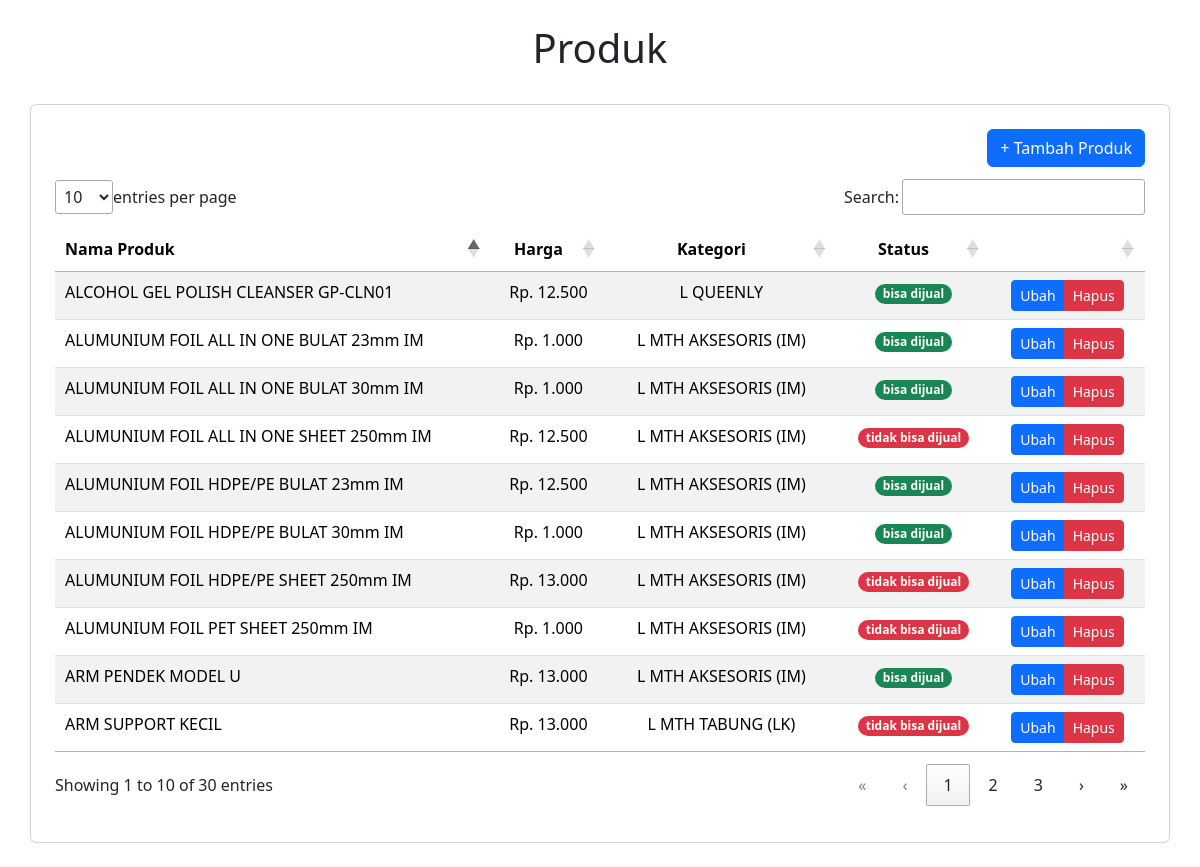
The page / on the database its author committed.
### tables this page shows
CREATE TABLE `produk` (
  `id_produk` int(11) NOT NULL,
  `nama_produk` varchar(255) NOT NULL,
  `harga` decimal(10,2) NOT NULL,
  `kategori_id` int(11) DEFAULT NULL,
  `status_id` int(11) DEFAULT NULL
);

CREATE TABLE `kategori` (
  `id_kategori` int(11) NOT NULL,
  `nama_kategori` varchar(100) NOT NULL
);

CREATE TABLE `status` (
  `id_status` int(11) NOT NULL,
  `nama_status` varchar(100) NOT NULL
);

### application/controllers/Produk.php (called while the page is built, shortened)
<?php
class Produk extends CI_Controller
{
	public function __construct()
	{
		$this->load->model('M_Produk');
		$this->load->model('M_Kategori');
		$this->load->model('M_Status');
	}
	public function index()
	{
		$data['produk'] = $this->M_Produk->getAll();
		$this->load->view('produk', $data);
	}
}

### index.php (called while the page is built, shortened)
<?php
require_once BASEPATH.'core/CodeIgniter.php';

### application/models/M_Produk.php (called while the page is built, shortened)
<?php
class M_Produk extends CI_Model
{
    function getAll()
    {
        return $this->db->select('*')
            ->from('produk')
            ->join('kategori', 'produk.kategori_id = kategori.id_kategori', 'left')
            ->join('status', 'produk.status_id = status.id_status', 'left')
            ->get()->result();
    }
}

### application/views/produk.php (the view, shortened to what this page needs)
<!DOCTYPE html>
<html lang="en">
<head>
	<link rel="stylesheet" href="<?= base_url("assets") ?>/css/bootstrap.min.css">
	<link rel="stylesheet" href="<?= base_url("assets") ?>/css/global.css">
	<link rel="stylesheet" href="<?= base_url("assets") ?>/css/dataTables.dataTables.css">
</head>
<body>
	<div class="container">
		<div class="row">
			<div class="py-4">
				<div class="col-12">
					<h1 class="text-center">Produk</h1>
				</div>
			</div>
		</div>
		<div class="row">
			<div class="card py-4 px-4 mb-4">
				<div class="col-12">
					<div class="float-end">
						<a href="<?= base_url('produk/tambah') ?>" class="btn btn-primary">+ Tambah Produk</a>
					</div>
				</div>
				<table class="table table-striped" id="table">
					<thead>
						<th width="40%">Nama Produk</th>
						<th class="text-center">Harga</th>
						<th class="text-center">Kategori</th>
						<th class="text-center">Status</th>
						<th></th>
					</thead>
					<tbody>
						<?php foreach ($produk as $row) : ?>
							<tr>
								<td><?= $row->nama_produk ?></td>
								<td class="text-center">Rp. <?= number_format($row->harga, 0, ",", ".") ?></td>
								<td class="text-center"><?= $row->nama_kategori ?></td>
								<td class="text-center"><span class="badge rounded-pill text-bg-<?php if ($row->nama_status === 'bisa dijual') {
																									echo 'success';
																								} else {
																									echo 'danger';
																								} ?>"><?= $row->nama_status ?></span></td>
								<td class="text-center">
									<div class="btn-group btn-group-sm" role="group">
										<a href="<?= base_url("produk/ubah/" . $row->id_produk) ?>" class="btn btn-primary">Ubah</a>
										<button type="button" class="btn btn-danger btn-delete" data-bs-toggle="modal" data-bs-target="#modalHapus" data-id="<?= $row->id_produk ?>" data-name="<?= $row->nama_produk ?>">Hapus</button>
									</div>
								</td>
							</tr>
						<?php endforeach ?>
					</tbody>
				</table>
			</div>
		</div>
	</div>
</body>
</html>

### assets/css/global.css (style rules this page uses)
html, body, :root { height: 100%; }

### assets/css/dataTables.dataTables.css (style rules this page uses)
:root { --dt-row-selected: 13, 110, 253; --dt-row-selected-text: 255, 255, 255; --dt-row-selected-link: 9, 10, 11; --dt-row-stripe: 0, 0, 0; --dt-row-hover: 0, 0, 0; --dt-column-ordering: 0, 0, 0; --dt-html-background: white; }
table.dataTable thead > tr > th.dt-orderable-asc, table.dataTable thead > tr > th.dt-orderable-desc, table.dataTable thead > tr > th.dt-ordering-asc, table.dataTable thead > tr > th.dt-ordering-desc, table.dataTable thead > tr > td.dt-orderable-asc, table.dataTable thead > tr > td.dt-orderable-desc, table.dataTable thead > tr > td.dt-ordering-asc, table.dataTable thead > tr > td.dt-ordering-desc { position: relative; padding-right: 30px; }
table.dataTable thead > tr > th.dt-orderable-asc, table.dataTable thead > tr > th.dt-orderable-desc, table.dataTable thead > tr > td.dt-orderable-asc, table.dataTable thead > tr > td.dt-orderable-desc { cursor: pointer; }
table.dataTable th, table.dataTable td { box-sizing: border-box; }
table.dataTable thead th, table.dataTable thead td, table.dataTable tfoot th, table.dataTable tfoot td { text-align: left; }
:root { --dt-row-hover-alpha: 0.035; --dt-row-stripe-alpha: 0.023; --dt-column-ordering-alpha: 0.019; --dt-row-selected-stripe-alpha: 0.923; --dt-row-selected-column-ordering-alpha: 0.919; }
table.dataTable { width: 100%; margin: 0 auto; border-spacing: 0; }
table.dataTable thead th, table.dataTable tfoot th { font-weight: bold; }
table.dataTable > thead > tr > th, table.dataTable > thead > tr > td { padding: 10px; border-bottom: 1px solid rgba(0, 0, 0, 0.3); }
table.dataTable > tbody > tr { background-color: transparent; }
table.dataTable > tbody > tr:first-child > * { border-top: none; }
table.dataTable > tbody > tr:last-child > * { border-bottom: none; }
table.dataTable > tbody > tr > th, table.dataTable > tbody > tr > td { padding: 8px 10px; }
div.dt-container div.dt-layout-full > *:only-child { margin-left: auto; margin-right: auto; }
div.dt-container.dt-empty-footer tbody > tr:last-child > * { border-bottom: 1px solid rgba(0, 0, 0, 0.3); }

### rows shown on the page
produk: nama_produk "ALCOHOL GEL POLISH CLEANSER GP-CLN01", harga "12.500", kategori.nama_kategori "L QUEENLY", status.nama_status "bisa dijual"
produk: nama_produk "ALUMUNIUM FOIL ALL IN ONE BULAT 23mm IM", harga "1.000", kategori.nama_kategori "L MTH AKSESORIS (IM)", status.nama_status "bisa dijual"
produk: nama_produk "ALUMUNIUM FOIL ALL IN ONE BULAT 30mm IM", harga "1.000", kategori.nama_kategori "L MTH AKSESORIS (IM)", status.nama_status "bisa dijual"
produk: nama_produk "ALUMUNIUM FOIL ALL IN ONE SHEET 250mm IM", harga "12.500", kategori.nama_kategori "L MTH AKSESORIS (IM)", status.nama_status "tidak bisa dijual"
produk: nama_produk "ALUMUNIUM FOIL HDPE/PE BULAT 23mm IM", harga "12.500", kategori.nama_kategori "L MTH AKSESORIS (IM)", status.nama_status "bisa dijual"
produk: nama_produk "ALUMUNIUM FOIL HDPE/PE BULAT 30mm IM", harga "1.000", kategori.nama_kategori "L MTH AKSESORIS (IM)", status.nama_status "bisa dijual"
produk: nama_produk "ALUMUNIUM FOIL HDPE/PE SHEET 250mm IM", harga "13.000", kategori.nama_kategori "L MTH AKSESORIS (IM)", status.nama_status "tidak bisa dijual"
produk: nama_produk "ALUMUNIUM FOIL PET SHEET 250mm IM", harga "1.000", kategori.nama_kategori "L MTH AKSESORIS (IM)", status.nama_status "tidak bisa dijual"
produk: nama_produk "ARM PENDEK MODEL U", harga "13.000", kategori.nama_kategori "L MTH AKSESORIS (IM)", status.nama_status "bisa dijual"
produk: nama_produk "ARM SUPPORT KECIL", harga "13.000", kategori.nama_kategori "L MTH TABUNG (LK)", status.nama_status "tidak bisa dijual"
